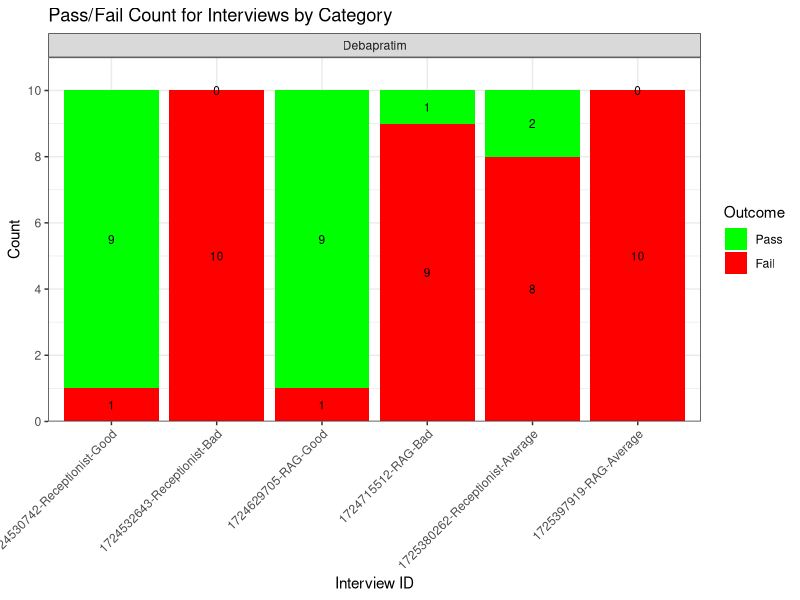
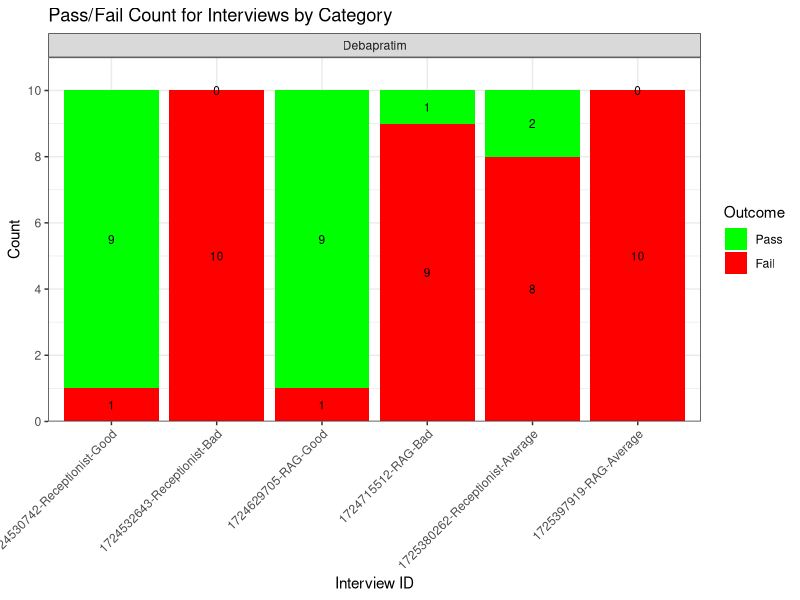

The R source for these figures, in order:
# Install necessary packages if you haven't already
# install.packages(c("readxl", "ggplot2"))
# install.packages("stringr")

# Load the packages
library(readxl)
library(ggplot2)
library(stringr)

setwd("D:/Kent/University Of Kent UK/Projects/Disso/Screening-LLM/visualisation")

# Read the data from the Excel file
df <- read_excel("excel/Consistency-Test.xlsx")

# Reshape the data for ggplot2
df_long <- reshape2::melt(df, id.vars = c("Category", "Interview"),
                          measure.vars = c("Pass", "Fail"),
                          variable.name = "Outcome", value.name = "Count")
df_long$Interview <- str_wrap(df_long$Interview, width = 20)
# Create the grouped bar plot
plot <- ggplot(df_long, aes(x = factor(Interview), y = Count, fill = Outcome)) +
  geom_bar(stat = "identity", position = "stack") +
  geom_text(aes(label = Count), position = position_stack(vjust = 0.5), color = "black", size = 3) +
  facet_wrap(~ Category, ncol = 2, scales = "free_y") +
  labs(title = "Pass/Fail Count for Interviews by Category",
       x = "Interview ID",
       y = "Count",
       fill = "Outcome") +
  scale_fill_manual(values = c("Pass" = "green", "Fail" = "red")) +
  theme_bw() +
  theme(axis.text.x = element_text(angle = 45, hjust = 1),
        axis.text.y = element_text(angle = 0, hjust = 1)) +
  scale_y_continuous(breaks = function(x) seq(0, ceiling(max(x)), by = 2),
                     expand = expansion(mult = c(0, 0.1))) # Reduce space at the top

# Print the plot
print(plot)

# Save the plot as a PNG file
ggsave(filename = "plot/consistency_plot.png", plot = plot, path = "D:/Kent/University Of Kent UK/Projects/Disso/Screening-LLM/visualisation", width = 12, height = 8, dpi = 300)